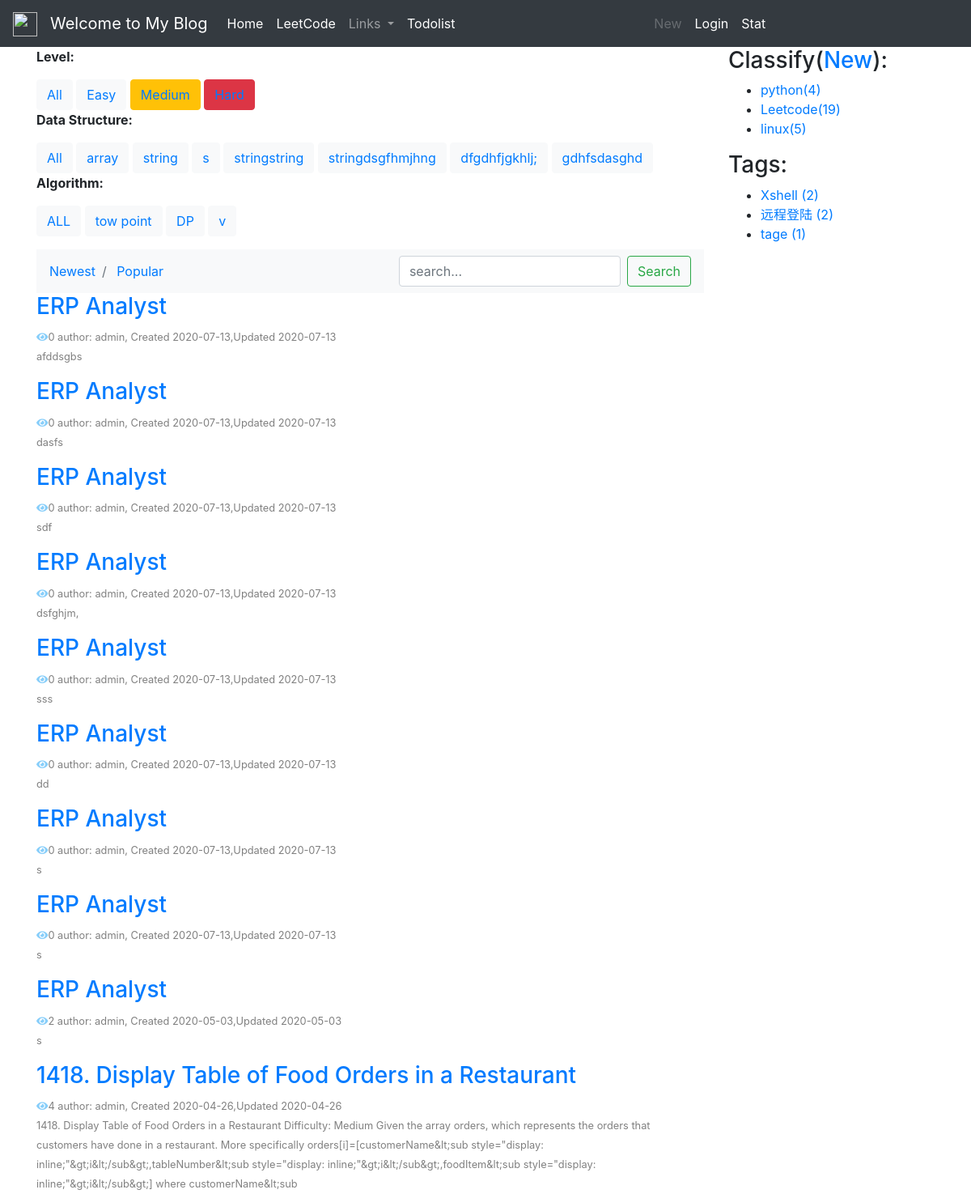
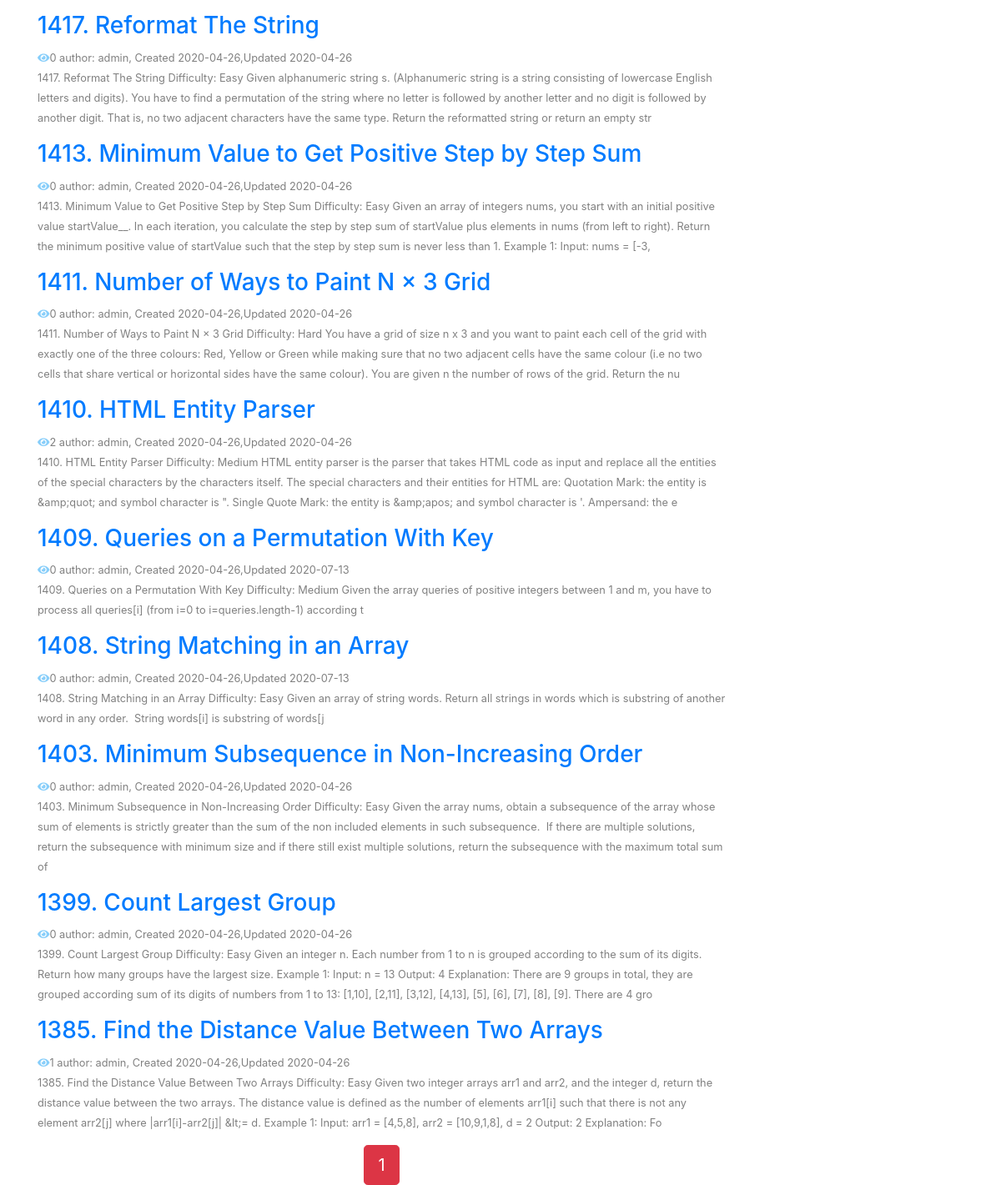
Screenshot of /blog_list_leetcode with the database file from the repository (2 pictures, top to bottom).
### blog/models.py (models this page shows, shortened)
class BlogDifficulty(models.Model):
    title = models.CharField(max_length=100, blank=True)
    created = models.DateTimeField(default=timezone.now)

class BlogClassifyDataStructure(models.Model):
    title = models.CharField(max_length=100, blank=True)
    created = models.DateTimeField(default=timezone.now)

class BlogAlgorithm(models.Model):
    title = models.CharField(max_length=100, blank=True)
    created = models.DateTimeField(default=timezone.now)

class Blog(models.Model):
    author = models.ForeignKey(User, on_delete=models.CASCADE)
    title = models.CharField(max_length=100)
    body = models.TextField()
    total_views = models.PositiveIntegerField(default=0)
    created_time = models.DateTimeField(default=timezone.now)
    updated_time = models.DateTimeField(auto_now=True)
    abstract = models.CharField(max_length=200, blank=True)
    classify = models.ForeignKey(BlogClassify, null=True, on_delete=models.CASCADE, related_name='blog')
    tags = models.ManyToManyField(Tag, blank=True)
    avatar = models.ImageField(upload_to='blog/%Y%m%d/', blank=True)
    difficulty=models.ForeignKey(BlogDifficulty,null=True,on_delete=models.CASCADE, related_name='blog')
    datastructrue=models.ForeignKey(BlogClassifyDataStructure,null=True,on_delete=models.CASCADE, related_name='blog')
    algorithm=models.ForeignKey(BlogAlgorithm,null=True,on_delete=models.CASCADE, related_name='blog')
    class Meta:
        ordering = ('-created_time',)

class BlogClassify(models.Model):
    title = models.CharField(max_length=100, blank=True)
    created = models.DateTimeField(default=timezone.now)

class Tag(models.Model):
    name = models.CharField(max_length=100)

### blog/views.py (the view)
# urls.py: path('blog_list_leetcode',views.blog_list_leetcode,name='blog_list_leetcode'),
def blog_list_leetcode(request):
    get_user_ip(request)
    search = request.POST.get('search')
    order = request.GET.get('order')
    difficulty=request.GET.get('difficulty')
    datastructure=request.GET.get('datastructure')
    algorithm=request.GET.get('algorithm')
    blog_difficulty=BlogDifficulty.objects.all()
    blog_DataStructure=BlogClassifyDataStructure.objects.all()
    blog_Algorithm=BlogAlgorithm.objects.all()
    classify = BlogClassify.objects.get(title='Leetcode')
    blog_list= Blog.objects.all()
    blog_list = blog_list.filter(classify=classify)
    if difficulty and difficulty!='None':
        blog_list = blog_list.filter(difficulty=difficulty)
    if datastructure and datastructure!='None':
        blog_list = blog_list.filter(datastructrue=datastructure)
    if algorithm and algorithm!='None':
        blog_list = blog_list.filter(algorithm=algorithm)
    if search:
        blog_list = blog_list.filter(
            Q(title__icontains=search) |
            Q(body__icontains=search)
        )
    else:
        search = ''
    if order == 'total_views':
        blog_list = blog_list.order_by('-total_views')
    paginator = Paginator(blog_list, 20)
    page = request.GET.get('page')
    blogs = paginator.get_page(page)
    context = {
        'blogs': blogs,
        'order': order,
        'search': search,
        'difficulty':difficulty,
        'datastructure':datastructure,
        'algorithm':algorithm,
        'blog_difficulty':blog_difficulty,
        'blog_DataStructure':blog_DataStructure,
        'blog_Algorithm':blog_Algorithm
    }
    return render(request, 'blog/listleetcode.html', context)

### blog/templatetags/blog_extras.py (called while the page is built)
@register.inclusion_tag('blog/inclusions/_classify.html',takes_context=True)
def show_classify(context):
    classify_list = BlogClassify.objects.annotate(num_posts=Count('blog')).filter(num_posts__gt=0)
    return {
        'classify_list': classify_list,
    }

@register.inclusion_tag('blog/inclusions/_tags.html', takes_context=True)
def show_tags(context):
    tag_list = Tag.objects.annotate(num_posts=Count('blog')).filter(num_posts__gt=0)
    return {
        'tag_list': tag_list,
    }

### templates/blog/listleetcode.html (shortened to what this page needs)
{% extends "base.html" %}
{% load staticfiles %}
{% block content %}
    <div>
            <div>
                <p><b>Level:</b></p>
                <button type="button" class="btn btn-light ">
                    <a href="{% url 'blog:blog_list_leetcode' %}?search={{ search }}&datastructure={{ datastructure }}&algorithm={{ algorithm }}">All</a>
                </button>
                {% for difficulty in blog_difficulty %}
                {% if difficulty.title == 'Easy' %}
                <button type="button" class="btn btn-light ">
                    <a href="{% url 'blog:blog_list_leetcode' %}?search={{ search }}&difficulty={{ difficulty.id }}&datastructure={{ datastructure }}&algorithm={{ algorithm }}">{{ difficulty.title }}</a>
                </button>
                {% elif difficulty.title == 'Medium' %}
                <button type="button" class="btn btn-warning ">
                    <a href="{% url 'blog:blog_list_leetcode' %}?search={{ search }}&difficulty={{ difficulty.id }}&datastructure={{ datastructure }}&algorithm={{ algorithm }}">{{ difficulty.title }}</a>
                </button>
                {% else %}
                <button type="button" class="btn btn-danger ">
                    <a href="{% url 'blog:blog_list_leetcode' %}?search={{ search }}&difficulty={{ difficulty.id }}&datastructure={{ datastructure }}&algorithm={{ algorithm }}">{{ difficulty.title }}</a>
                </button>
                {% endif %}
                {% endfor %}
            </div>
              <div>
                  <p><b>Data Structure:</b></p>
                  <button type="button" class="btn btn-light">
                    <a href="{% url 'blog:blog_list_leetcode' %}?search={{ search }}&difficulty={{ difficulty }}&algorithm={{ algorithm }}">All</a>
                  </button>
                {% for datastructure in blog_DataStructure %}
                <button type="button" class="btn btn-light">
                    <a href="{% url 'blog:blog_list_leetcode' %}?search={{ search }}&difficulty={{ difficulty }}&datastructure={{ datastructure.id }}&algorithm={{ algorithm }}">{{ datastructure.title }}</a>
                  </button>
                    {% endfor %}
              </div>
        <div>
                  <p><b>Algorithm:</b></p>
            <button type="button" class="btn btn-light">
                    <a href="{% url 'blog:blog_list_leetcode' %}?search={{ search }}&difficulty={{ difficulty }}&datastructure={{ datastructure }}">ALL</a>
                  </button>
                {% for algorithm in blog_Algorithm %}
                <button type="button" class="btn btn-light">
                    <a href="{% url 'blog:blog_list_leetcode' %}?search={{ search }}&difficulty={{ difficulty }}&datastructure={{ datastructure }}&algorithm={{ algorithm.id }}">{{ algorithm.title }}</a>
                  </button>
                    {% endfor %}
              </div>
        <nav class="navbar navbar-expand-lg navbar-light bg-light">
          <div class="collapse navbar-collapse" id="navbarSupportedContent">
            <ul class="navbar-nav mr-auto">
                <li class="breadcrumb-item">
                    <a href="{% url 'blog:blog_list_leetcode' %}?search={{ search }}&difficulty={{ difficulty }}&datastructure={{ datastructure }}&algorithm={{ algorithm }}">
                        Newest
                    </a>
                </li>
                <li class="breadcrumb-item">
                    <a href="{% url 'blog:blog_list_leetcode' %}?order=total_views&search={{ search }}&difficulty={{ difficulty }}&datastructure={{ datastructure }}&algorithm={{ algorithm }}">
                        Popular
                    </a>
                </li>
            </ul>
            <form class="form-inline my-2 my-lg-0" action="{% url 'blog:blog_list_leetcode' %}?order={{order}}&difficulty={{ difficulty }}&datastructrue={{ datastructrue }}&algorithm={{ algorithm }}" method="POST">
                <input type="search"
                    class="form-control mr-sm-2"
                    name="search"
                    placeholder="search..."
                    required
                >
              <button class="btn btn-outline-success my-2 my-sm-0" type="submit">Search</button>
            </form>
          </div>
        </nav>
    </div>
    {% for blog in blogs %}
        <h3><a href="{% url 'blog:blog_detail' blog.id %}">{{blog.title}}</a></h3>
        <small class="" style="color: gray;"><i class="fas fa-eye" style="color: lightskyblue;"></i>{{ blog.total_views }}&nbsp;author: {{ blog.author }},
            Created {{blog.created_time|date:'Y-m-d'}},Updated {{blog.updated_time|date:'Y-m-d'}}</small>
        <p><small class="text-wrap" style="word-wrap: break-word; color: gray;">{{blog.abstract}}</small></p>
    {% endfor %}
<div class="pagination row">
    <div class="m-auto">
        <span class="step-links">
            <span class="current btn btn-danger btn-lg">
                {{ blogs.number }}
            </span>
        </span>
    </div>
</div>
{% endblock content %}

### templates/blog/inclusions/_classify.html
<div class="">
  <h3 class="">Classify(<a href="{% url 'blog:classify_add' %}">New</a>):</h3>
  <ul>
    {% for classify in classify_list %}
    {% if classify.title == 'Leetcode' %}
    <li>
        <a href="{% url 'blog:blog_list_leetcode' %}?classify={{ classify.id }}">{{ classify.title }}<span class="post-count">({{ classify.num_posts }})</span></a>
      </li>
    {% else %}
      <li>
        <a href="{% url 'blog:blog_list' %}?classify={{ classify.id }}">{{ classify.title }}<span class="post-count">({{ classify.num_posts }})</span></a>
      </li>
    {% endif %}
    {% empty %}
      暂无分类！
    {% endfor %}
  </ul>
</div>

### templates/blog/inclusions/_tags.html
<div class="widget widget-tag-cloud">
  <h3 class="widget-title">Tags:</h3>
  <ul>
    {% for tag in tag_list %}
      <li>
        <a href="{% url 'blog:blog_list' %}?tag={{ tag.id }}">{{ tag.name }} <span class="post-count">({{ tag.num_posts }})</span></a>
      </li>
    {% empty %}
      暂无标签！
    {% endfor %}
  </ul>
</div>

### rows the page displays
BlogDifficulty: title "Easy"
BlogDifficulty: title "Medium"
BlogClassifyDataStructure: title "array"
BlogClassifyDataStructure: title "string"
BlogClassifyDataStructure: title "s"
BlogClassifyDataStructure: title "stringstring"
BlogClassifyDataStructure: title "stringdsgfhmjhng"
BlogClassifyDataStructure: title "dfgdhfjgkhlj;"
BlogClassifyDataStructure: title "gdhfsdasghd"
BlogAlgorithm: title "tow point"
BlogAlgorithm: title "DP"
BlogAlgorithm: title "v"
Blog: title "ERP Analyst", total_views "0", author "admin", created_time "2020-07-13", updated_time "2020-07-13", abstract "afddsgbs"
Blog: title "ERP Analyst", total_views "0", author "admin", created_time "2020-07-13", updated_time "2020-07-13", abstract "dasfs"
Blog: title "ERP Analyst", total_views "0", author "admin", created_time "2020-07-13", updated_time "2020-07-13", abstract "sdf"
Blog: title "ERP Analyst", total_views "0", author "admin", created_time "2020-07-13", updated_time "2020-07-13", abstract "dsfghjm,"
Blog: title "ERP Analyst", total_views "0", author "admin", created_time "2020-07-13", updated_time "2020-07-13", abstract "sss"
Blog: title "ERP Analyst", total_views "0", author "admin", created_time "2020-07-13", updated_time "2020-07-13", abstract "dd"
Blog: title "ERP Analyst", total_views "0", author "admin", created_time "2020-07-13", updated_time "2020-07-13", abstract "s"
Blog: title "ERP Analyst", total_views "0", author "admin", created_time "2020-07-13", updated_time "2020-07-13", abstract "s"
Blog: title "ERP Analyst", total_views "2", author "admin", created_time "2020-05-03", updated_time "2020-05-03", abstract "s"
Blog: title "1418. Display Table of Food Orders in a Restaurant", total_views "4", author "admin", created_time "2020-04-26", updated_time "2020-04-26", abstract "1418. Display Table of Food Orders in a Restaurant Difficulty: Medium Given the array orders, which represents the orders that customers have done in a restaurant. More specifically orders[i]=[customerName&lt;sub style=\"display: inline;\"&gt;i&lt;/sub&gt;,tableNumber&lt;sub style=\"display: inline;\"&gt;i&lt;/sub&gt;,foodItem&lt;sub style=\"display: inline;\"&gt;i&lt;/sub&gt;] where customerName&lt;sub"
Blog: title "1417. Reformat The String", total_views "0", author "admin", created_time "2020-04-26", updated_time "2020-04-26", abstract "1417. Reformat The String Difficulty: Easy Given alphanumeric string s. (Alphanumeric string is a string consisting of lowercase English letters and digits). You have to find a permutation of the string where no letter is followed by another letter and no digit is followed by another digit. That is, no two adjacent characters have the same type. Return the reformatted string or return an empty str"
Blog: title "1413. Minimum Value to Get Positive Step by Step Sum", total_views "0", author "admin", created_time "2020-04-26", updated_time "2020-04-26", abstract "1413. Minimum Value to Get Positive Step by Step Sum Difficulty: Easy Given an array of integers nums, you start with an initial positive value startValue__. In each iteration, you calculate the step by step sum of startValue plus elements in nums (from left to right). Return the minimum positive value of startValue such that the step by step sum is never less than 1. Example 1: Input: nums = [-3,"
Blog: title "1411. Number of Ways to Paint N × 3 Grid", total_views "0", author "admin", created_time "2020-04-26", updated_time "2020-04-26", abstract "1411. Number of Ways to Paint N × 3 Grid Difficulty: Hard You have a grid of size n x 3 and you want to paint each cell of the grid with exactly one of the three colours: Red, Yellow or Green while making sure that no two adjacent cells have the same colour (i.e no two cells that share vertical or horizontal sides have the same colour). You are given n the number of rows of the grid. Return the nu"
Blog: title "1410. HTML Entity Parser", total_views "2", author "admin", created_time "2020-04-26", updated_time "2020-04-26", abstract "1410. HTML Entity Parser Difficulty: Medium HTML entity parser is the parser that takes HTML code as input and replace all the entities of the special characters by the characters itself. The special characters and their entities for HTML are: Quotation Mark: the entity is &amp;quot; and symbol character is \". Single Quote Mark: the entity is &amp;apos; and symbol character is '. Ampersand: the e"
Blog: title "1409. Queries on a Permutation With Key", total_views "0", author "admin", created_time "2020-04-26", updated_time "2020-07-13", abstract "1409. Queries on a Permutation With Key Difficulty: Medium Given the array queries of positive integers between 1 and m, you have to process all queries[i] (from i=0 to i=queries.length-1) according t"
Blog: title "1408. String Matching in an Array", total_views "0", author "admin", created_time "2020-04-26", updated_time "2020-07-13", abstract "1408. String Matching in an Array Difficulty: Easy Given an array of string words. Return all strings in words which is substring of another word in any order. String words[i] is substring of words[j"
Blog: title "1403. Minimum Subsequence in Non-Increasing Order", total_views "0", author "admin", created_time "2020-04-26", updated_time "2020-04-26", abstract "1403. Minimum Subsequence in Non-Increasing Order Difficulty: Easy Given the array nums, obtain a subsequence of the array whose sum of elements is strictly greater than the sum of the non included elements in such subsequence. If there are multiple solutions, return the subsequence with minimum size and if there still exist multiple solutions, return the subsequence with the maximum total sum of"
Blog: title "1399. Count Largest Group", total_views "0", author "admin", created_time "2020-04-26", updated_time "2020-04-26", abstract "1399. Count Largest Group Difficulty: Easy Given an integer n. Each number from 1 to n is grouped according to the sum of its digits. Return how many groups have the largest size. Example 1: Input: n = 13 Output: 4 Explanation: There are 9 groups in total, they are grouped according sum of its digits of numbers from 1 to 13: [1,10], [2,11], [3,12], [4,13], [5], [6], [7], [8], [9]. There are 4 gro"
Blog: title "1385. Find the Distance Value Between Two Arrays", total_views "1", author "admin", created_time "2020-04-26", updated_time "2020-04-26", abstract "1385. Find the Distance Value Between Two Arrays Difficulty: Easy Given two integer arrays arr1 and arr2, and the integer d, return the distance value between the two arrays. The distance value is defined as the number of elements arr1[i] such that there is not any element arr2[j] where |arr1[i]-arr2[j]| &lt;= d. Example 1: Input: arr1 = [4,5,8], arr2 = [10,9,1,8], d = 2 Output: 2 Explanation: Fo"
BlogClassify: title "python", num_posts "4"
BlogClassify: title "Leetcode", num_posts "19"
BlogClassify: title "linux", num_posts "5"
Tag: name "Xshell", num_posts "2"
Tag: name "远程登陆", num_posts "2"
Tag: name "tage", num_posts "1"

### other values shown
{{ blogs.number }} "1"
